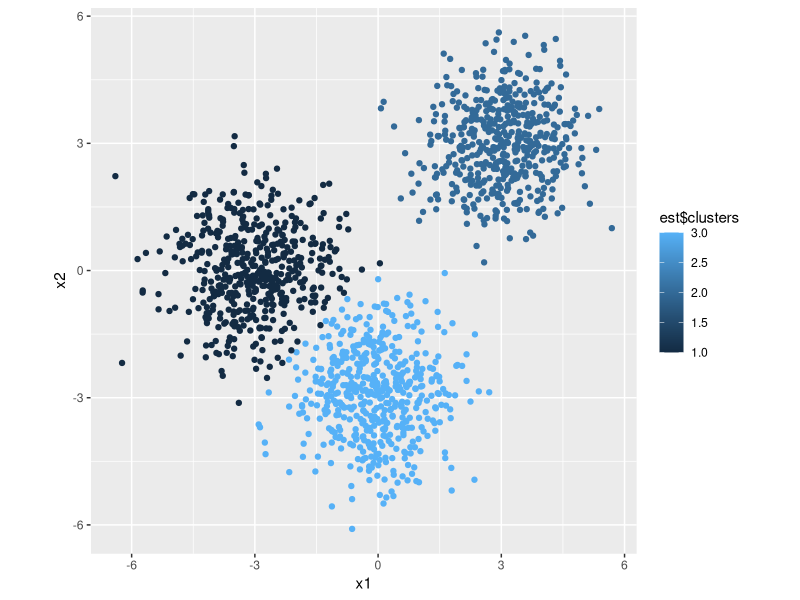

Reproduce this figure in R.
## ---- chunk 1

kmeans <- function(X, K, tol=0.0001, maxit=1000) {
  
  # X dimensions
  N <- nrow(X)
  J <- ncol(X)
  
  # Distance to centroid function
  cdist <- function(x, c, k) {
    rowSums(t(t(x) - c[k,])^2)
  }
  
  # Vector of cluster memberships
  s <- numeric(N)
  
  # Distances to each centroid
  d <- matrix(0, nrow=N, ncol=K)
  
  # Kmeans++ initialisation
  C <- matrix(0, nrow=K, ncol=J) #centroids on rows, variables on columns
  C[1,] <- X[sample(1:N, 1),]
  for (k in 2:K) {
    d[,k-1] <- cdist(X, C, k-1) #compute distances to previously initialised centroid
    if (k == 2) w <- d[,1] / sum(d,1)
    if (k > 2) {
      w <- apply(d[,1:(k-1)], 1, min)
      w <- w/sum(w)
    }
    C[k,] <- X[sample(1:N, 1, prob=w),]
  }
  
  # Loop
  diff <- Inf
  it <- 0
  while (diff > tol & it < maxit) {
    
    # Membership step
    for (k in 1:K) {
      d[,k] <- cdist(X, C, k)
    }
    s <- apply(d, 1, which.min)
    
    # Centroid mean step
    old <- C
    for (k in 1:K) {
      C[k,] <- apply(X[s == k,], 2, mean)
    }
    
    # Checks
    it <- it + 1
    diff <- max(abs(C - old))
    
  }
  
  # Output
  return(list(iterations = it,
              centroids = C,
              clusters = s))
  
}



## ---- chunk 2

# Simulate draws from 3 distributions
set.seed(1234)
n <- 500
x1 <- c(rnorm(n, -3, 1), rnorm(n, 0, 1), rnorm(n, 3, 1))
x2 <- c(rnorm(n, 0, 1), rnorm(n, -3, 1), rnorm(n, 3, 1))

# Combine into matrix
m <- matrix(c(x1, x2), nrow=n*3, ncol=2)

# Estimate clusters
est <- kmeans(m, 3)

# Plot 
library(ggplot2)
ggplot(mapping=aes(x=x1, y=x2, color=est$clusters)) +
  geom_point() +
  theme(aspect.ratio = 1)

